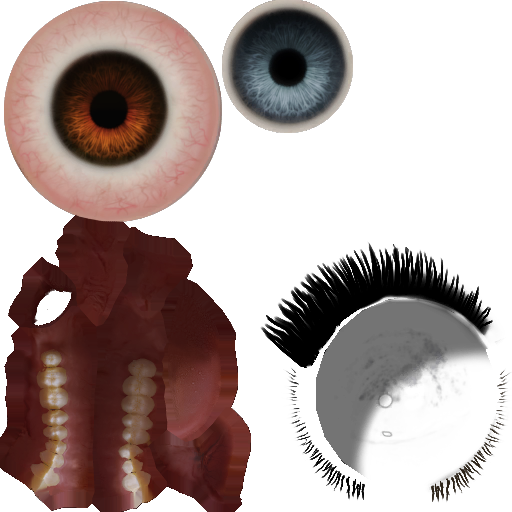
#> input picture scratch/lara_source/8003.png, 512 x 512 px, found by its file name
$ python analyze_blue_color.py
#> lines starting #> are read from the running program, lines starting #| are printed output that depends on the picture; after the words box and inside, x2 and y2 are one past the last pixel; in counts of white or black regions, pixels touching at a corner belong together
from PIL import Image
import numpy as np

def rgb_to_hsv(r, g, b):
    r, g, b = r/255.0, g/255.0, b/255.0
    mx = max(r, g, b)
    mn = min(r, g, b)
    df = mx-mn
    if mx == mn:
        h = 0
    elif mx == r:
        h = (60 * ((g-b)/df) + 360) % 360
    elif mx == g:
        h = (60 * ((b-r)/df) + 120) % 360
    elif mx == b:
        h = (60 * ((r-g)/df) + 240) % 360
    if mx == 0:
        s = 0
    else:
        s = df/mx
    v = mx
    return h, s, v

def main():
    img_path = "public/media/textures/8003.png"
    img = Image.open(img_path).convert('RGBA')
#> img is the input picture: PIL image 512x512 RGBA; mean R, G, B, A 46.3, 31.6, 28.9, 124.4
    data = np.array(img)

    # Iris bleu : x dans [244, 414], y dans [65, 434]
    # Trouvons les pixels bleus dominants dans cette zone
    r, g, b, a = data[:,:,0], data[:,:,1], data[:,:,2], data[:,:,3]
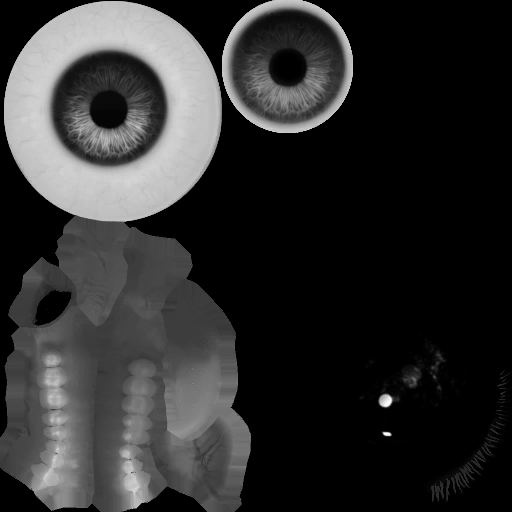
#> r: shape (512, 512); min 0, max 253, mean 46.3
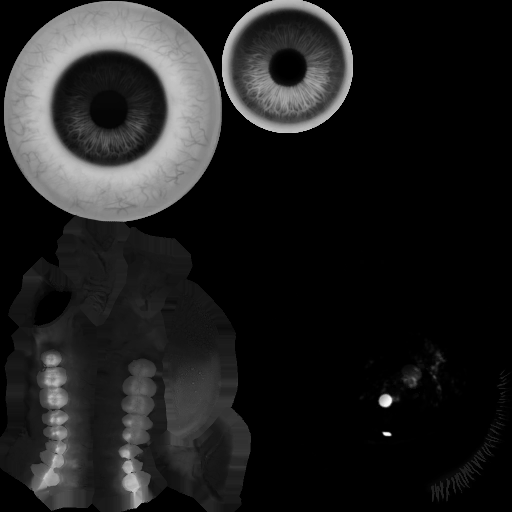
#> g: shape (512, 512); min 0, max 253, mean 31.6
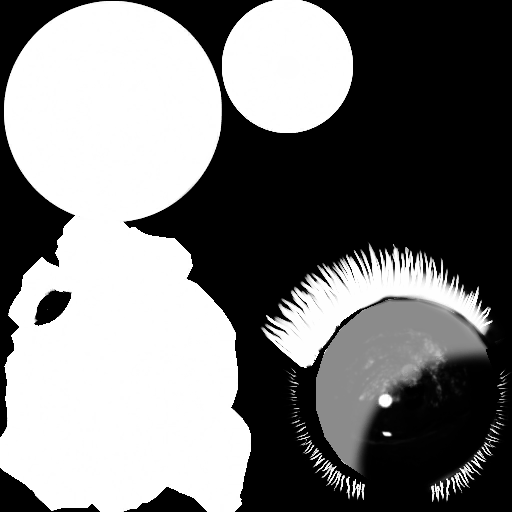
#> a: shape (512, 512); min 0, max 255, mean 124.4
    mask = (b > 100) & (b > r + 10) & (b > g + 10) & (a > 50) & (np.arange(data.shape[1]) >= 244)[None, :]
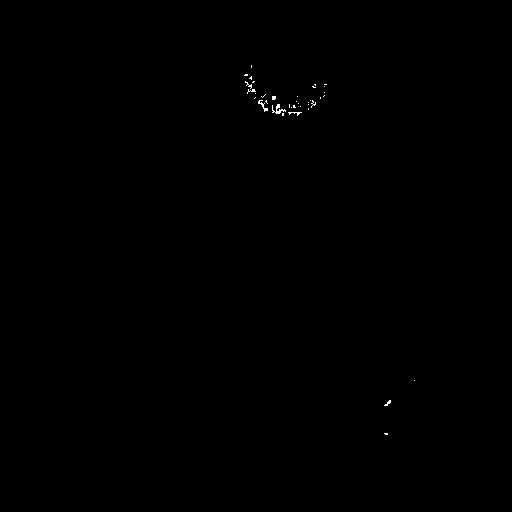
#> mask: shape (512, 512) bool; 0.11% white in thin lines or dots, all inside (x1, y1, x2, y2) = (244, 65, 415, 435)

    coords = np.argwhere(mask)
#> coords = 289 pairs, first value 65 to 434, second value 244 to 414
    print(f"Pixels bleus trouvés: {len(coords)}")
#| Pixels bleus trouvés: 289

    if len(coords) > 0:
        h_vals = []
        s_vals = []
        v_vals = []
        for y, x in coords:
            cr, cg, cb, ca = data[y, x]
            h, s, v = rgb_to_hsv(cr, cg, cb)
            h_vals.append(h)
            s_vals.append(s)
            v_vals.append(v)
#> this loop made 289 passes
#> (y, x, cr, cg, cb, ca, r in rgb_to_hsv, g in rgb_to_hsv) on passes 1 to 3: (65, 251, 81, 97, 109, 255, 0.318, 0.38), (66, 251, 77, 92, 103, 255, 0.302, 0.361), (67, 251, 81, 97, 109, 255, 0.318, 0.38)

        print(f"Teinte moyenne: {np.mean(h_vals):.1f} (min={np.min(h_vals):.1f}, max={np.max(h_vals):.1f})")
#| Teinte moyenne: 187.8 (min=0.0, max=248.6)
        print(f"Saturation moyenne: {np.mean(s_vals):.2f} (min={np.min(s_vals):.2f}, max={np.max(s_vals):.2f})")
#| Saturation moyenne: 0.20 (min=0.00, max=0.27)
        print(f"Luminosité moyenne: {np.mean(v_vals):.2f} (min={np.min(v_vals):.2f}, max={np.max(v_vals):.2f})")
#| Luminosité moyenne: 0.51 (min=0.40, max=0.99)

if __name__ == "__main__":
    main()

$ run again, with scratch/lara_source/8000.png copied over scratch/lara_source/8003.png
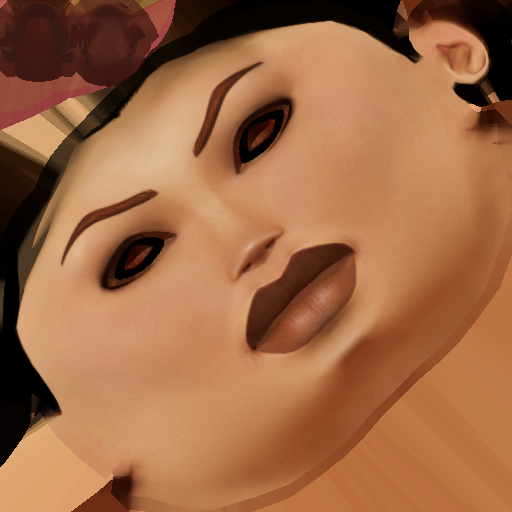
#> input picture scratch/lara_source/8000.png, 512 x 512 px, found by its file name
#> in main, img is the input picture: PIL image 512x512 RGBA; mean R, G, B, A 159.7, 106, 70.3, 254.9
#> in main, `r, g, b, a = data[:,:,0], data[:,:,1], data[:,:,2], data[:,:,3]`:
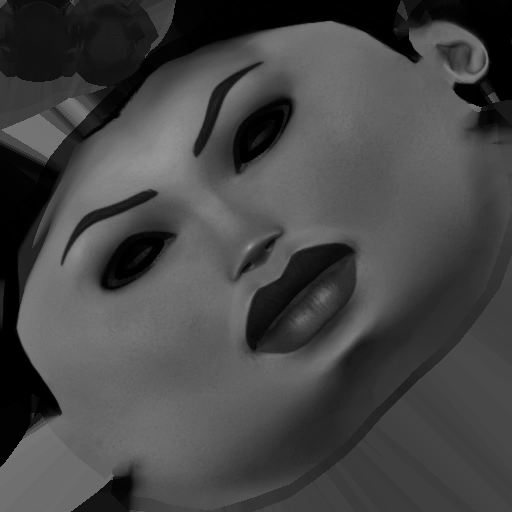
#> b: shape (512, 512); min 0, max 159, mean 70.3
#> in main, `r, g, b, a = data[:,:,0], data[:,:,1], data[:,:,2], data[:,:,3]`:
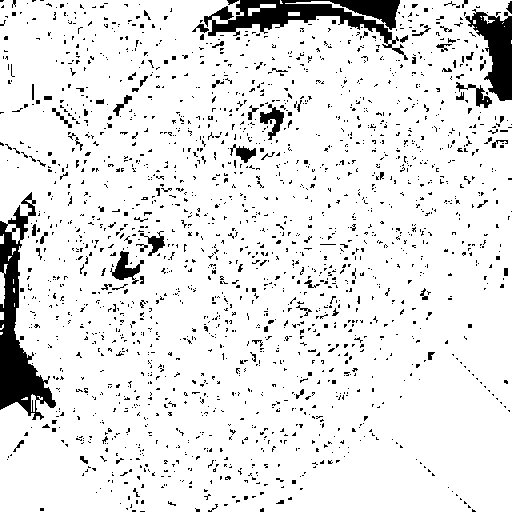
#> a: shape (512, 512); values 254 (black) and 255 (white), 90.5% white; 2023 black regions (1946 under 20 px), largest, box (x1, y1, x2, y2) and area: (0, 192, 56, 420) 4576, (204, 0, 408, 60) 4135, (465, 9, 512, 101) 2161
#> mask: shape (512, 512) bool; every value is 0
#> coords = empty array
#| Pixels bleus trouvés: 0

$ run again, with scratch/lara_source/8002.png copied over scratch/lara_source/8003.png
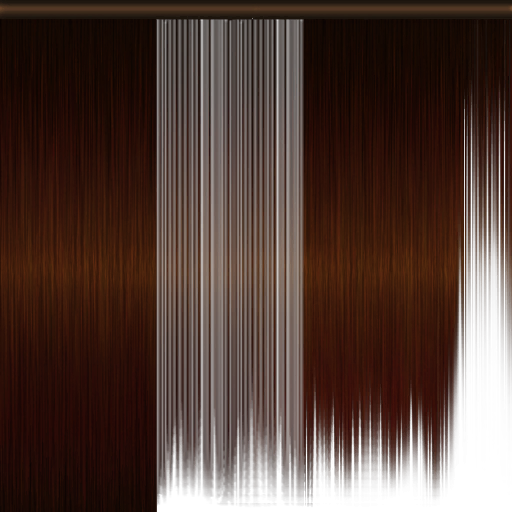
#> input picture scratch/lara_source/8002.png, 512 x 512 px, found by its file name
#> in main, img is the input picture: PIL image 512x512 RGBA; mean R, G, B, A 37.8, 14.9, 6.5, 203.5
#> in main, `r, g, b, a = data[:,:,0], data[:,:,1], data[:,:,2], data[:,:,3]`:
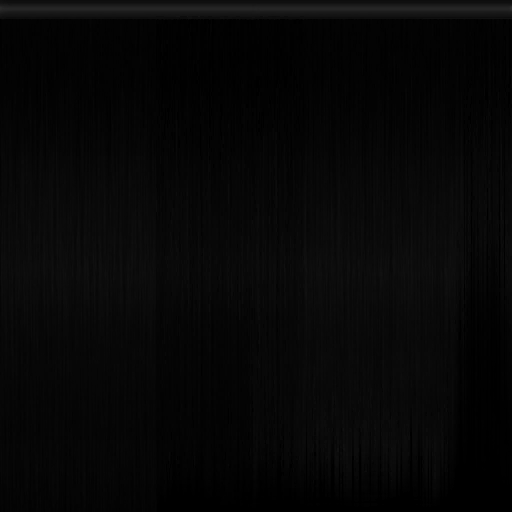
#> b: shape (512, 512); min 0, max 45, mean 6.5
#> in main, `r, g, b, a = data[:,:,0], data[:,:,1], data[:,:,2], data[:,:,3]`:
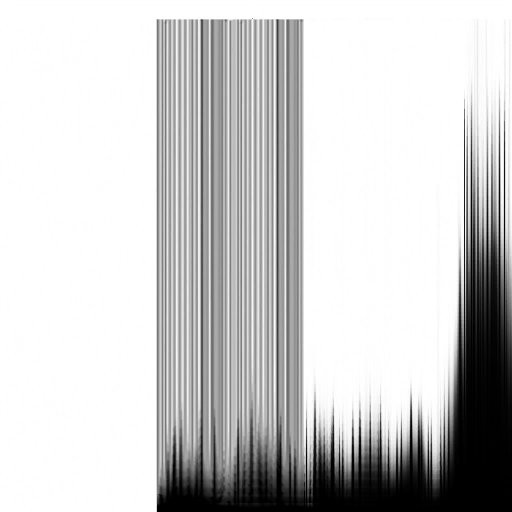
#> a: shape (512, 512); min 0, max 255, mean 203.5
#> mask: shape (512, 512) bool; every value is 0
#> coords = empty array
#| Pixels bleus trouvés: 0
